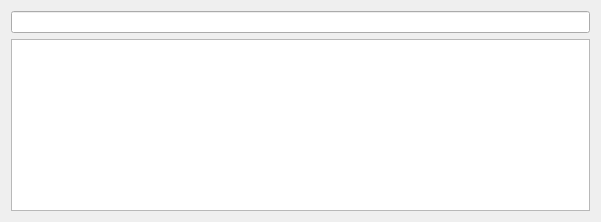
<?xml version="1.0" encoding="UTF-8"?>
<ui version="4.0">
 <class>Form</class>
 <widget class="QWidget" name="Form">
  <property name="geometry">
   <rect>
    <x>0</x>
    <y>0</y>
    <width>601</width>
    <height>222</height>
   </rect>
  </property>
  <property name="minimumSize">
   <size>
    <width>601</width>
    <height>222</height>
   </size>
  </property>
  <property name="maximumSize">
   <size>
    <width>601</width>
    <height>222</height>
   </size>
  </property>
  <property name="windowTitle">
   <string>Form</string>
  </property>
  <layout class="QVBoxLayout" name="verticalLayout_2">
   <item>
    <layout class="QVBoxLayout" name="verticalLayout">
     <item>
      <widget class="QLineEdit" name="search_input"/>
     </item>
     <item>
      <widget class="QListView" name="listView"/>
     </item>
    </layout>
   </item>
  </layout>
 </widget>
 <resources/>
 <connections/>
</ui>
